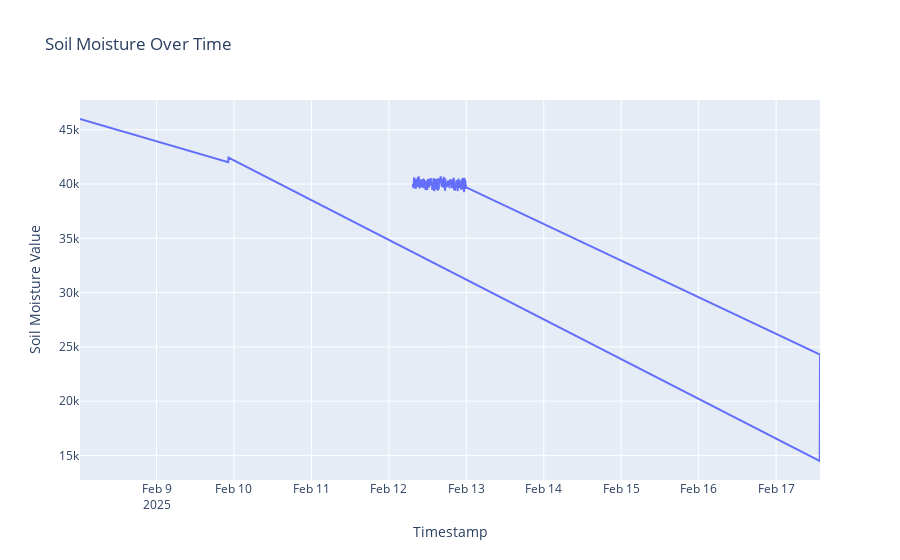

Notebook source saved alongside this figure:
### Markdown cell above
## value_soilm vs ts 

data ranges from 2025-02-08 to 2025-02-22, but most of the data are scattered around 12 to 13th of feb 2025

### Code cell
import plotly.express as px
# Ensure 'ts' is in datetime format
# df['ts'] = pd.to_datetime(df['ts'])

# Create Plotly line plot
fig = px.line(df.iloc[:200], x='ts', y='value_soilm', title="Soil Moisture Over Time", labels={'ts': 'Timestamp', 'value_soilm': 'Soil Moisture Value'})

# Show the plot
fig.show()

### Figure 1 — Plotly figure (JSON) as saved in the notebook; plotly's stock layout.template omitted (floating-point values rounded to 4 significant figures; data arrays with more than 128 entries replaced by an {"elided": "..."} marker saying what was removed)
{"data": [{"hovertemplate": "Timestamp=%{x}<br>Soil Moisture Value=%{y}<extra></extra>", "legendgroup": "", "line": {"color": "#636efa", "dash": "solid"}, "marker": {"symbol": "circle"}, "mode": "lines", "name": "", "orientation": "v", "showlegend": false, "type": "scatter", "x": {"elided": "200 str values"}, "xaxis": "x", "y": {"elided": "200 int values"}, "yaxis": "y"}], "layout": {"legend": {"tracegroupgap": 0}, "title": {"text": "Soil Moisture Over Time"}, "xaxis": {"anchor": "y", "domain": [0, 1], "title": {"text": "Timestamp"}}, "yaxis": {"anchor": "x", "domain": [0, 1], "title": {"text": "Soil Moisture Value"}}}}
